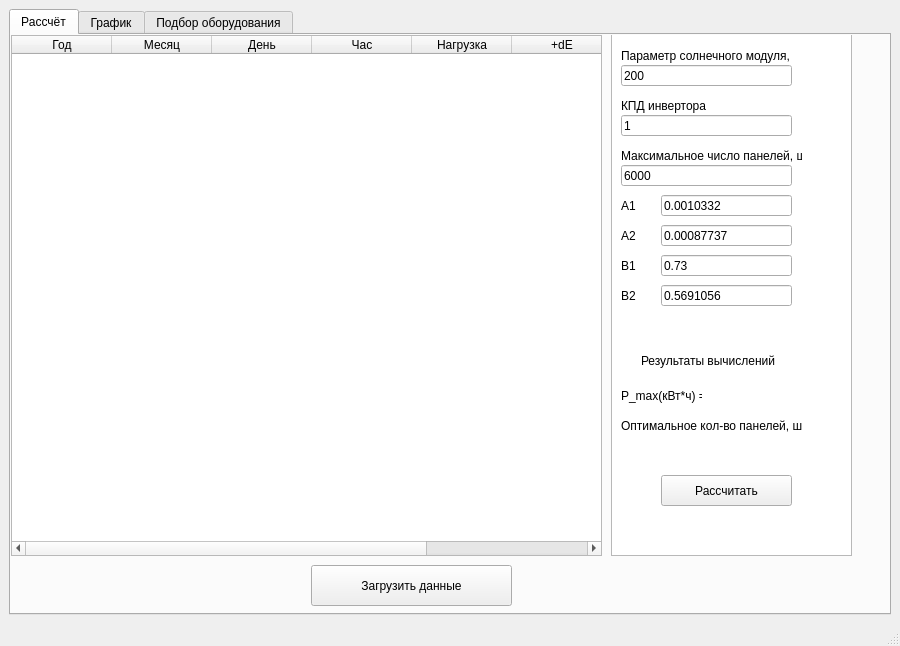
<?xml version="1.0" encoding="UTF-8"?>
<ui version="4.0">
 <class>MainWindow</class>
 <widget class="QMainWindow" name="MainWindow">
  <property name="geometry">
   <rect>
    <x>0</x>
    <y>0</y>
    <width>900</width>
    <height>646</height>
   </rect>
  </property>
  <property name="windowTitle">
   <string>MainWindow</string>
  </property>
  <widget class="QWidget" name="centralwidget">
   <layout class="QGridLayout" name="gridLayout">
    <item row="0" column="0">
     <widget class="QTabWidget" name="tabWidget">
      <property name="toolTip">
       <string>&lt;html&gt;&lt;head/&gt;&lt;body&gt;&lt;p&gt;&lt;br/&gt;&lt;/p&gt;&lt;/body&gt;&lt;/html&gt;</string>
      </property>
      <property name="currentIndex">
       <number>0</number>
      </property>
      <widget class="QWidget" name="tab3">
       <attribute name="title">
        <string>Рассчёт</string>
       </attribute>
       <widget class="QTableWidget" name="tableWidget">
        <property name="geometry">
         <rect>
          <x>0</x>
          <y>0</y>
          <width>591</width>
          <height>521</height>
         </rect>
        </property>
        <column>
         <property name="text">
          <string>Год</string>
         </property>
        </column>
        <column>
         <property name="text">
          <string>Месяц</string>
         </property>
        </column>
        <column>
         <property name="text">
          <string>День</string>
         </property>
        </column>
        <column>
         <property name="text">
          <string>Час</string>
         </property>
        </column>
        <column>
         <property name="text">
          <string>Нагрузка</string>
         </property>
        </column>
        <column>
         <property name="text">
          <string>+dE</string>
         </property>
        </column>
        <column>
         <property name="text">
          <string>-dE</string>
         </property>
        </column>
       </widget>
       <widget class="QPushButton" name="pushButton">
        <property name="geometry">
         <rect>
          <x>300</x>
          <y>530</y>
          <width>201</width>
          <height>41</height>
         </rect>
        </property>
        <property name="text">
         <string>Загрузить данные</string>
        </property>
        <property name="autoDefault">
         <bool>false</bool>
        </property>
       </widget>
       <widget class="QListView" name="listView">
        <property name="geometry">
         <rect>
          <x>600</x>
          <y>-40</y>
          <width>241</width>
          <height>561</height>
         </rect>
        </property>
       </widget>
       <widget class="QLineEdit" name="lineEdit">
        <property name="geometry">
         <rect>
          <x>610</x>
          <y>30</y>
          <width>171</width>
          <height>21</height>
         </rect>
        </property>
        <property name="text">
         <string>200</string>
        </property>
       </widget>
       <widget class="QLabel" name="label">
        <property name="geometry">
         <rect>
          <x>610</x>
          <y>10</y>
          <width>171</width>
          <height>21</height>
         </rect>
        </property>
        <property name="text">
         <string>Параметр солнечного модуля, Вт</string>
        </property>
       </widget>
       <widget class="QLabel" name="label_2">
        <property name="geometry">
         <rect>
          <x>610</x>
          <y>60</y>
          <width>171</width>
          <height>21</height>
         </rect>
        </property>
        <property name="text">
         <string>КПД инвертора</string>
        </property>
       </widget>
       <widget class="QLineEdit" name="lineEdit_2">
        <property name="geometry">
         <rect>
          <x>610</x>
          <y>80</y>
          <width>171</width>
          <height>21</height>
         </rect>
        </property>
        <property name="text">
         <string>1</string>
        </property>
       </widget>
       <widget class="QLabel" name="label_3">
        <property name="geometry">
         <rect>
          <x>610</x>
          <y>110</y>
          <width>181</width>
          <height>21</height>
         </rect>
        </property>
        <property name="text">
         <string>Максимальное число панелей, шт</string>
        </property>
       </widget>
       <widget class="QLineEdit" name="lineEdit_3">
        <property name="geometry">
         <rect>
          <x>610</x>
          <y>130</y>
          <width>171</width>
          <height>21</height>
         </rect>
        </property>
        <property name="text">
         <string>6000</string>
        </property>
       </widget>
       <widget class="QLabel" name="label_4">
        <property name="geometry">
         <rect>
          <x>610</x>
          <y>160</y>
          <width>31</width>
          <height>21</height>
         </rect>
        </property>
        <property name="text">
         <string>А1</string>
        </property>
       </widget>
       <widget class="QLineEdit" name="lineEdit_4">
        <property name="geometry">
         <rect>
          <x>650</x>
          <y>160</y>
          <width>131</width>
          <height>21</height>
         </rect>
        </property>
        <property name="text">
         <string>0.0010332</string>
        </property>
       </widget>
       <widget class="QLabel" name="label_5">
        <property name="geometry">
         <rect>
          <x>610</x>
          <y>190</y>
          <width>31</width>
          <height>21</height>
         </rect>
        </property>
        <property name="text">
         <string>А2</string>
        </property>
       </widget>
       <widget class="QLineEdit" name="lineEdit_5">
        <property name="geometry">
         <rect>
          <x>650</x>
          <y>190</y>
          <width>131</width>
          <height>21</height>
         </rect>
        </property>
        <property name="text">
         <string>0.00087737</string>
        </property>
       </widget>
       <widget class="QLabel" name="label_6">
        <property name="geometry">
         <rect>
          <x>610</x>
          <y>220</y>
          <width>21</width>
          <height>21</height>
         </rect>
        </property>
        <property name="text">
         <string>В1</string>
        </property>
       </widget>
       <widget class="QLineEdit" name="lineEdit_6">
        <property name="geometry">
         <rect>
          <x>650</x>
          <y>220</y>
          <width>131</width>
          <height>21</height>
         </rect>
        </property>
        <property name="text">
         <string>0.73</string>
        </property>
       </widget>
       <widget class="QLabel" name="label_7">
        <property name="geometry">
         <rect>
          <x>610</x>
          <y>250</y>
          <width>21</width>
          <height>21</height>
         </rect>
        </property>
        <property name="text">
         <string>В2</string>
        </property>
       </widget>
       <widget class="QLineEdit" name="lineEdit_7">
        <property name="geometry">
         <rect>
          <x>650</x>
          <y>250</y>
          <width>131</width>
          <height>21</height>
         </rect>
        </property>
        <property name="text">
         <string>0.5691056</string>
        </property>
       </widget>
       <widget class="QLabel" name="label_8">
        <property name="geometry">
         <rect>
          <x>630</x>
          <y>310</y>
          <width>181</width>
          <height>31</height>
         </rect>
        </property>
        <property name="styleSheet">
         <string notr="true">font: 75 12pt &quot;MS Shell Dlg 2&quot;;</string>
        </property>
        <property name="text">
         <string>Результаты вычислений</string>
        </property>
       </widget>
       <widget class="QLabel" name="label_9">
        <property name="geometry">
         <rect>
          <x>610</x>
          <y>350</y>
          <width>81</width>
          <height>21</height>
         </rect>
        </property>
        <property name="text">
         <string>P_max(кВт*ч) =</string>
        </property>
       </widget>
       <widget class="QLabel" name="label_10">
        <property name="geometry">
         <rect>
          <x>610</x>
          <y>380</y>
          <width>181</width>
          <height>21</height>
         </rect>
        </property>
        <property name="text">
         <string>Оптимальное кол-во панелей, шт</string>
        </property>
       </widget>
       <widget class="QPushButton" name="pushButton_6">
        <property name="geometry">
         <rect>
          <x>650</x>
          <y>440</y>
          <width>131</width>
          <height>31</height>
         </rect>
        </property>
        <property name="text">
         <string>Рассчитать</string>
        </property>
       </widget>
       <widget class="QLabel" name="label_31">
        <property name="geometry">
         <rect>
          <x>700</x>
          <y>350</y>
          <width>51</width>
          <height>21</height>
         </rect>
        </property>
        <property name="text">
         <string/>
        </property>
       </widget>
       <widget class="QLabel" name="label_32">
        <property name="geometry">
         <rect>
          <x>790</x>
          <y>380</y>
          <width>31</width>
          <height>21</height>
         </rect>
        </property>
        <property name="text">
         <string/>
        </property>
       </widget>
       <zorder>tableWidget</zorder>
       <zorder>listView</zorder>
       <zorder>pushButton</zorder>
       <zorder>lineEdit</zorder>
       <zorder>label</zorder>
       <zorder>label_2</zorder>
       <zorder>lineEdit_2</zorder>
       <zorder>label_3</zorder>
       <zorder>lineEdit_3</zorder>
       <zorder>label_4</zorder>
       <zorder>lineEdit_4</zorder>
       <zorder>label_5</zorder>
       <zorder>lineEdit_5</zorder>
       <zorder>label_6</zorder>
       <zorder>lineEdit_6</zorder>
       <zorder>label_7</zorder>
       <zorder>lineEdit_7</zorder>
       <zorder>label_8</zorder>
       <zorder>label_9</zorder>
       <zorder>label_10</zorder>
       <zorder>pushButton_6</zorder>
       <zorder>label_31</zorder>
       <zorder>label_32</zorder>
      </widget>
      <widget class="QWidget" name="tab">
       <attribute name="title">
        <string>График</string>
       </attribute>
       <widget class="QGraphicsView" name="graphicsView">
        <property name="geometry">
         <rect>
          <x>0</x>
          <y>0</y>
          <width>861</width>
          <height>551</height>
         </rect>
        </property>
       </widget>
      </widget>
      <widget class="QWidget" name="tab_2">
       <attribute name="title">
        <string>Подбор оборудования</string>
       </attribute>
       <widget class="QListView" name="listView_2">
        <property name="geometry">
         <rect>
          <x>590</x>
          <y>10</y>
          <width>261</width>
          <height>571</height>
         </rect>
        </property>
       </widget>
       <widget class="QLabel" name="label_12">
        <property name="geometry">
         <rect>
          <x>600</x>
          <y>20</y>
          <width>221</width>
          <height>21</height>
         </rect>
        </property>
        <property name="styleSheet">
         <string notr="true">font: 75 9pt &quot;MS Shell Dlg 2&quot;;</string>
        </property>
        <property name="text">
         <string>Электролизные установки (ЭУ)</string>
        </property>
       </widget>
       <widget class="QLabel" name="label_13">
        <property name="geometry">
         <rect>
          <x>600</x>
          <y>40</y>
          <width>91</width>
          <height>16</height>
         </rect>
        </property>
        <property name="text">
         <string>Nmax ЭУ, кВт =</string>
        </property>
       </widget>
       <widget class="QLabel" name="label_14">
        <property name="geometry">
         <rect>
          <x>600</x>
          <y>60</y>
          <width>91</width>
          <height>16</height>
         </rect>
        </property>
        <property name="text">
         <string>Av, кВт*ч/нм3 =</string>
        </property>
       </widget>
       <widget class="QLabel" name="label_15">
        <property name="geometry">
         <rect>
          <x>600</x>
          <y>80</y>
          <width>71</width>
          <height>16</height>
         </rect>
        </property>
        <property name="text">
         <string>V_h2, нм3/ч =</string>
        </property>
       </widget>
       <widget class="QLineEdit" name="lineEdit_8">
        <property name="geometry">
         <rect>
          <x>690</x>
          <y>60</y>
          <width>113</width>
          <height>20</height>
         </rect>
        </property>
       </widget>
       <widget class="QPushButton" name="pushButton_2">
        <property name="geometry">
         <rect>
          <x>690</x>
          <y>100</y>
          <width>111</width>
          <height>31</height>
         </rect>
        </property>
        <property name="text">
         <string>Рассчитать V</string>
        </property>
       </widget>
       <widget class="QLabel" name="label_16">
        <property name="geometry">
         <rect>
          <x>600</x>
          <y>130</y>
          <width>251</width>
          <height>16</height>
         </rect>
        </property>
        <property name="text">
         <string>Подбор электролизера с производительностью:</string>
        </property>
       </widget>
       <widget class="QLabel" name="label_17">
        <property name="geometry">
         <rect>
          <x>600</x>
          <y>150</y>
          <width>91</width>
          <height>16</height>
         </rect>
        </property>
        <property name="text">
         <string>V_h2_ЭУ, нм3/ч =</string>
        </property>
       </widget>
       <widget class="QLineEdit" name="lineEdit_9">
        <property name="geometry">
         <rect>
          <x>690</x>
          <y>150</y>
          <width>113</width>
          <height>20</height>
         </rect>
        </property>
       </widget>
       <widget class="QLabel" name="label_18">
        <property name="geometry">
         <rect>
          <x>600</x>
          <y>170</y>
          <width>71</width>
          <height>16</height>
         </rect>
        </property>
        <property name="text">
         <string>К ЭУ, шт =</string>
        </property>
       </widget>
       <widget class="QPushButton" name="pushButton_3">
        <property name="geometry">
         <rect>
          <x>690</x>
          <y>190</y>
          <width>111</width>
          <height>31</height>
         </rect>
        </property>
        <property name="text">
         <string>Рассчитать К ЭУ</string>
        </property>
       </widget>
       <widget class="QLabel" name="label_19">
        <property name="geometry">
         <rect>
          <x>600</x>
          <y>220</y>
          <width>161</width>
          <height>21</height>
         </rect>
        </property>
        <property name="styleSheet">
         <string notr="true">font: 75 9pt &quot;MS Shell Dlg 2&quot;;</string>
        </property>
        <property name="text">
         <string>Топливные элементы (ТЭ)</string>
        </property>
       </widget>
       <widget class="QLabel" name="label_20">
        <property name="geometry">
         <rect>
          <x>600</x>
          <y>240</y>
          <width>71</width>
          <height>21</height>
         </rect>
        </property>
        <property name="text">
         <string>N1 ТЭ, кВт =</string>
        </property>
       </widget>
       <widget class="QLabel" name="label_21">
        <property name="geometry">
         <rect>
          <x>600</x>
          <y>260</y>
          <width>81</width>
          <height>16</height>
         </rect>
        </property>
        <property name="text">
         <string>Nном ТЭ, кВт =</string>
        </property>
       </widget>
       <widget class="QLineEdit" name="lineEdit_10">
        <property name="geometry">
         <rect>
          <x>690</x>
          <y>260</y>
          <width>113</width>
          <height>20</height>
         </rect>
        </property>
       </widget>
       <widget class="QLabel" name="label_22">
        <property name="geometry">
         <rect>
          <x>600</x>
          <y>280</y>
          <width>61</width>
          <height>16</height>
         </rect>
        </property>
        <property name="text">
         <string>К ТЭ, шт =</string>
        </property>
       </widget>
       <widget class="QPushButton" name="pushButton_4">
        <property name="geometry">
         <rect>
          <x>690</x>
          <y>300</y>
          <width>111</width>
          <height>31</height>
         </rect>
        </property>
        <property name="text">
         <string>Рассчитать К ТЭ</string>
        </property>
       </widget>
       <widget class="QLabel" name="label_23">
        <property name="geometry">
         <rect>
          <x>600</x>
          <y>330</y>
          <width>131</width>
          <height>21</height>
         </rect>
        </property>
        <property name="styleSheet">
         <string notr="true">font: 75 9pt &quot;MS Shell Dlg 2&quot;;</string>
        </property>
        <property name="text">
         <string>Количество баллонов</string>
        </property>
       </widget>
       <widget class="QLabel" name="label_24">
        <property name="geometry">
         <rect>
          <x>600</x>
          <y>360</y>
          <width>161</width>
          <height>16</height>
         </rect>
        </property>
        <property name="text">
         <string>Давление H2 в баллоне, бар =</string>
        </property>
       </widget>
       <widget class="QLineEdit" name="lineEdit_11">
        <property name="geometry">
         <rect>
          <x>760</x>
          <y>360</y>
          <width>81</width>
          <height>21</height>
         </rect>
        </property>
       </widget>
       <widget class="QLabel" name="label_25">
        <property name="geometry">
         <rect>
          <x>600</x>
          <y>380</y>
          <width>141</width>
          <height>21</height>
         </rect>
        </property>
        <property name="text">
         <string>Объём баллона Vб Н2, м3 =</string>
        </property>
       </widget>
       <widget class="QLineEdit" name="lineEdit_12">
        <property name="geometry">
         <rect>
          <x>760</x>
          <y>380</y>
          <width>81</width>
          <height>21</height>
         </rect>
        </property>
       </widget>
       <widget class="QLabel" name="label_26">
        <property name="geometry">
         <rect>
          <x>600</x>
          <y>400</y>
          <width>81</width>
          <height>21</height>
         </rect>
        </property>
        <property name="text">
         <string>E max H2,кВт =</string>
        </property>
       </widget>
       <widget class="QLabel" name="label_27">
        <property name="geometry">
         <rect>
          <x>600</x>
          <y>420</y>
          <width>251</width>
          <height>21</height>
         </rect>
        </property>
        <property name="text">
         <string>Максимальная масса H2 в системе хранения, кг</string>
        </property>
       </widget>
       <widget class="QLabel" name="label_28">
        <property name="geometry">
         <rect>
          <x>600</x>
          <y>440</y>
          <width>61</width>
          <height>16</height>
         </rect>
        </property>
        <property name="text">
         <string>MH2, кг =</string>
        </property>
       </widget>
       <widget class="QLabel" name="label_29">
        <property name="geometry">
         <rect>
          <x>600</x>
          <y>460</y>
          <width>221</width>
          <height>16</height>
         </rect>
        </property>
        <property name="text">
         <string>Количество баллонов в системе хранения</string>
        </property>
       </widget>
       <widget class="QLabel" name="label_30">
        <property name="geometry">
         <rect>
          <x>600</x>
          <y>480</y>
          <width>47</width>
          <height>13</height>
         </rect>
        </property>
        <property name="text">
         <string>Кб, шт =</string>
        </property>
       </widget>
       <widget class="QPushButton" name="pushButton_5">
        <property name="geometry">
         <rect>
          <x>690</x>
          <y>500</y>
          <width>121</width>
          <height>31</height>
         </rect>
        </property>
        <property name="text">
         <string>Рассчитать Кб и МH2</string>
        </property>
       </widget>
       <widget class="QGraphicsView" name="graphicsView_2">
        <property name="geometry">
         <rect>
          <x>30</x>
          <y>10</y>
          <width>551</width>
          <height>191</height>
         </rect>
        </property>
       </widget>
       <widget class="QGraphicsView" name="graphicsView_3">
        <property name="geometry">
         <rect>
          <x>30</x>
          <y>200</y>
          <width>551</width>
          <height>191</height>
         </rect>
        </property>
       </widget>
       <widget class="QGraphicsView" name="graphicsView_4">
        <property name="geometry">
         <rect>
          <x>30</x>
          <y>390</y>
          <width>551</width>
          <height>191</height>
         </rect>
        </property>
       </widget>
       <widget class="QLabel" name="label_11">
        <property name="geometry">
         <rect>
          <x>690</x>
          <y>40</y>
          <width>47</width>
          <height>16</height>
         </rect>
        </property>
        <property name="text">
         <string/>
        </property>
       </widget>
       <widget class="QLabel" name="label_33">
        <property name="geometry">
         <rect>
          <x>690</x>
          <y>80</y>
          <width>47</width>
          <height>16</height>
         </rect>
        </property>
        <property name="text">
         <string/>
        </property>
       </widget>
       <widget class="QLabel" name="label_34">
        <property name="geometry">
         <rect>
          <x>690</x>
          <y>170</y>
          <width>47</width>
          <height>16</height>
         </rect>
        </property>
        <property name="text">
         <string/>
        </property>
       </widget>
       <widget class="QLabel" name="label_35">
        <property name="geometry">
         <rect>
          <x>690</x>
          <y>240</y>
          <width>47</width>
          <height>16</height>
         </rect>
        </property>
        <property name="text">
         <string/>
        </property>
       </widget>
       <widget class="QLabel" name="label_36">
        <property name="geometry">
         <rect>
          <x>690</x>
          <y>280</y>
          <width>47</width>
          <height>16</height>
         </rect>
        </property>
        <property name="text">
         <string/>
        </property>
       </widget>
       <widget class="QLabel" name="label_37">
        <property name="geometry">
         <rect>
          <x>700</x>
          <y>400</y>
          <width>47</width>
          <height>21</height>
         </rect>
        </property>
        <property name="text">
         <string/>
        </property>
       </widget>
       <widget class="QLabel" name="label_38">
        <property name="geometry">
         <rect>
          <x>660</x>
          <y>440</y>
          <width>47</width>
          <height>16</height>
         </rect>
        </property>
        <property name="text">
         <string/>
        </property>
       </widget>
       <widget class="QLabel" name="label_39">
        <property name="geometry">
         <rect>
          <x>650</x>
          <y>476</y>
          <width>47</width>
          <height>20</height>
         </rect>
        </property>
        <property name="text">
         <string/>
        </property>
       </widget>
      </widget>
     </widget>
    </item>
   </layout>
  </widget>
  <widget class="QStatusBar" name="statusbar"/>
 </widget>
 <resources/>
 <connections/>
</ui>
